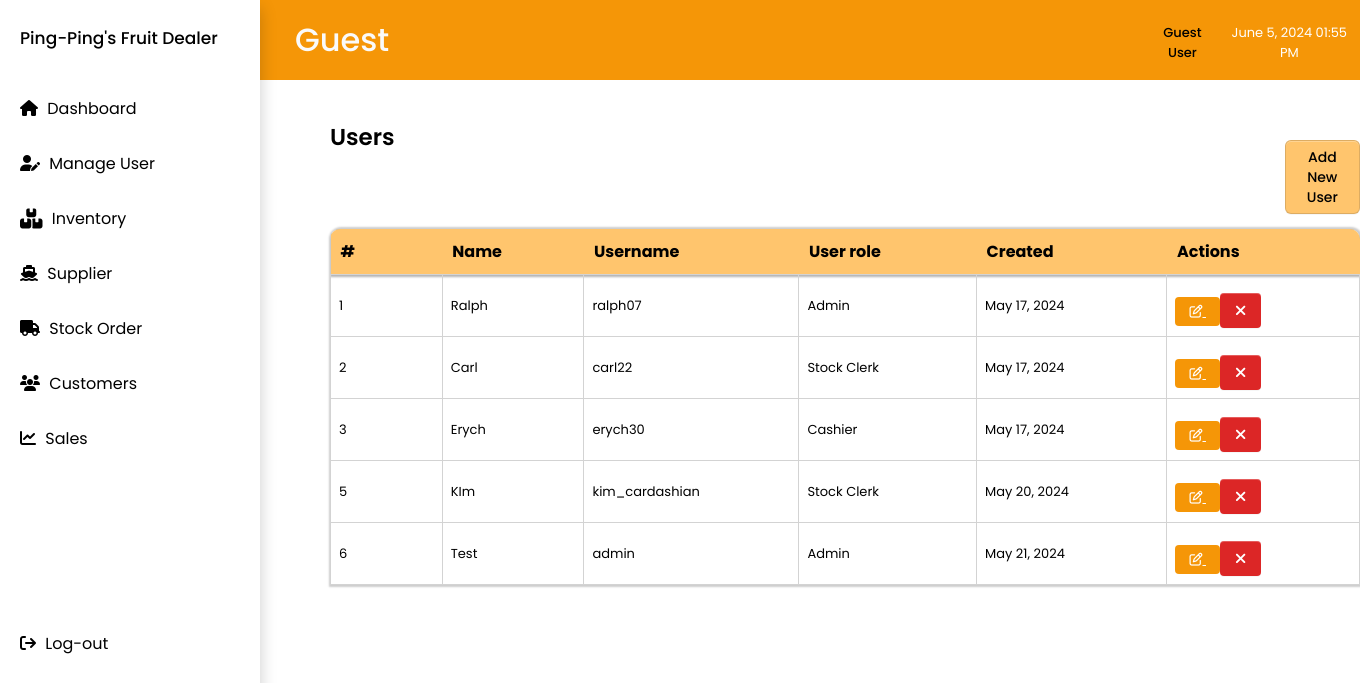
/manageuser.php, run on an earlier commit of the app's database.
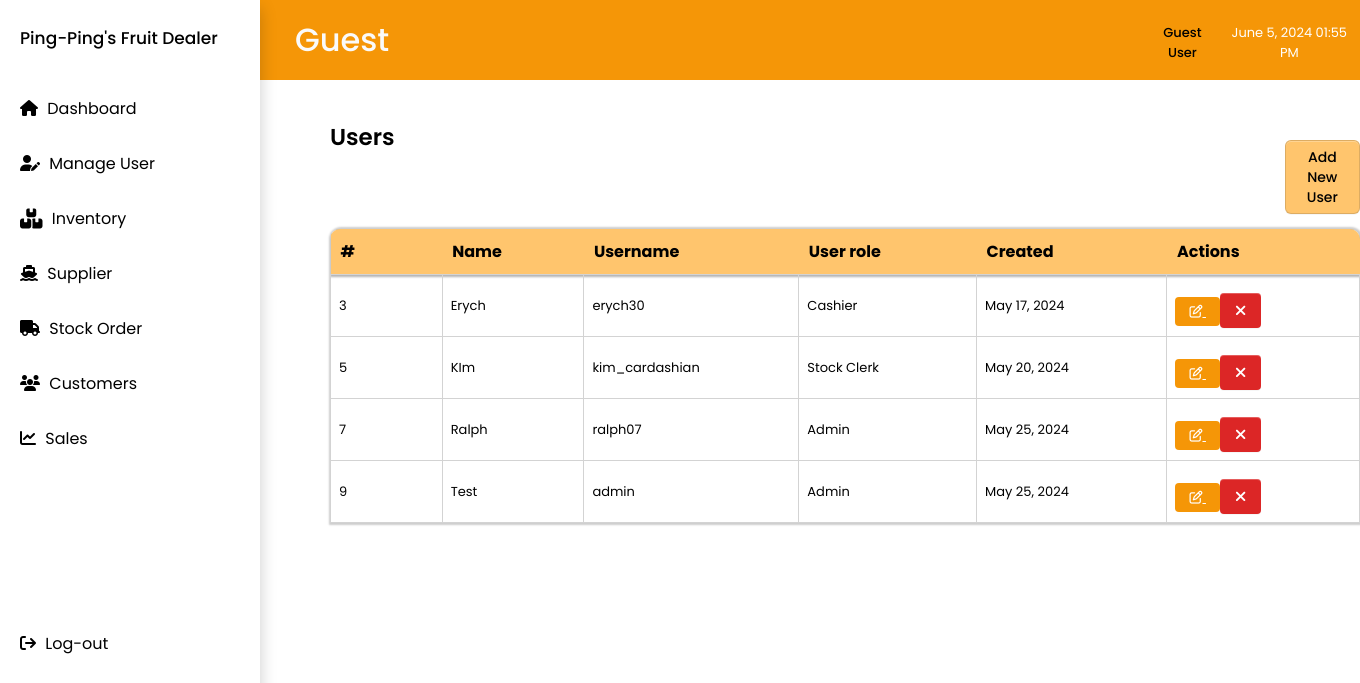
And on a later commit of the database.
### tables this page shows
CREATE TABLE `manage_user` (
  `Id` int(11) NOT NULL,
  `Name` varchar(255) NOT NULL,
  `Username` varchar(255) NOT NULL,
  `Password` varchar(255) NOT NULL,
  `User_role` varchar(255) NOT NULL,
  `Created` datetime NOT NULL DEFAULT current_timestamp()
);

### manageuser.php (the view, shortened to what this page needs)
<?php
include 'nav.php';
include 'topnav.php';
include 'includes/connection.php';
?>
<!DOCTYPE html>
<html lang="en">
<head>
    <link rel="stylesheet" href="css/main.css">
    <link rel="stylesheet" href="css/manageuser.css">
</head>
<body>
<div class="group_names">
    <div class="group_content">
        <div class="title_and_button">
            <h2>Users</h2>
            <button type="button" onclick="location.href='adduser.php'">Add New User</button>
        </div>
        <table class="group_table">
                <thead>
                    <tr>
                        <th class="border-top-left">#</th>
                        <th>Name</th>
                        <th>Username</th>
                        <th>User role</th>
                        <th>Created</th>
                        <th class="border-top-right">Actions</th>
                    </tr>
                </thead>
                <tbody>
                    <?php
                    $sql = "SELECT * FROM manage_user";
                    $result = $conn->query($sql);
                    while ($row = $result->fetch_assoc()) {
                        $createdDatetime = $row['Created'];
                        $timestamp = strtotime($createdDatetime);
                        $formattedDate = date('F j, Y', $timestamp);
                        echo "
                            <tr>
                                <td>{$row['Id']}</td>
                                <td>{$row['Name']}</td>
                                <td>{$row['Username']}</td>
                                <td>{$row['User_role']}</td>
                                <td>{$formattedDate}</td>
                                <td>
                                    <a href='edituser.php?updateid={$row['Id']}' style='margin-right: 0px; padding: 5px 14px ; font-weight: 0px; border-radius: 4px; background-color: #F59607; color: #ffffff; border: none;'>
                                        <i class='fa-regular fa-pen-to-square' style='color: #ffffff;'></i>
                                    </a>
                                    <button class='btn btn-danger' onclick='deleteUser({$row['Id']})' style='margin-right: 0px; padding: 5px 15px; border-radius: 4px; background-color: #DC2626; color: #ffffff; border: none;'>
                                        <i class='fas fa-times' style='color: #ffffff;'></i>
                                    </button>
                                </td>
                            </tr>";
                    }
                    ?>
                </tbody>
            </table>
        </div>
    </div>
</body>
</html>

What changed in the data, as far as the page shows it:
removed manage_user: Id "1", Name "Ralph", Username "ralph07", User_role "Admin", Created "May 17, 2024"
removed manage_user: Id "2", Name "Carl", Username "carl22", User_role "Stock Clerk", Created "May 17, 2024"
removed manage_user: Id "6", Name "Test", Username "admin", User_role "Admin", Created "May 21, 2024"
added manage_user: Id "7", Name "Ralph", Username "ralph07", User_role "Admin", Created "May 25, 2024"
added manage_user: Id "9", Name "Test", Username "admin", User_role "Admin", Created "May 25, 2024"
